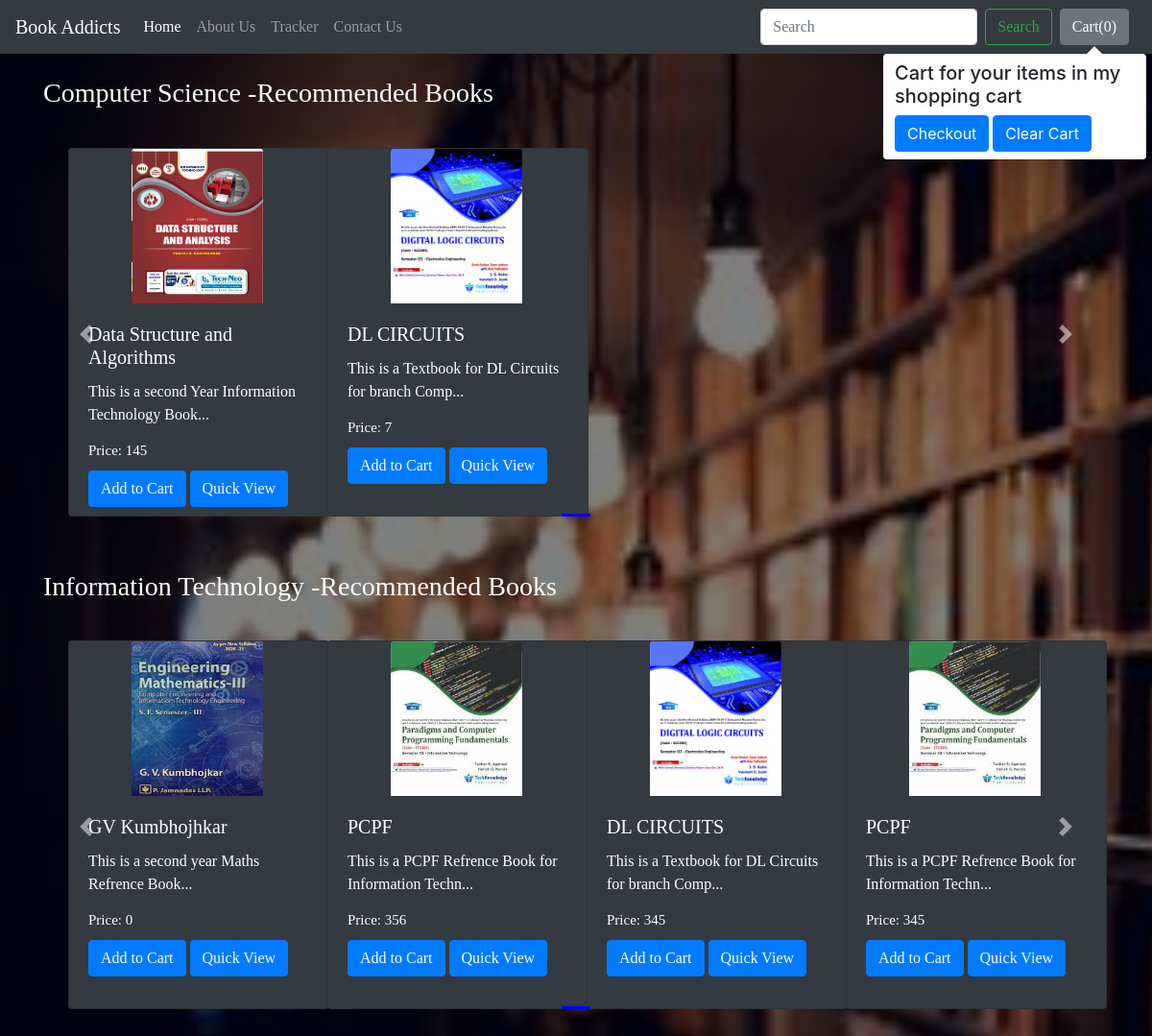
The app's page /shop/ with its own data.
### shop/models.py (models this page shows, shortened)
class Product(models.Model):
    product_id=models.AutoField
    product_name=models.CharField(max_length=50)
    category=models.CharField(max_length=50,default="")
    subcategory=models.CharField(max_length=50,default="")
    price=models.IntegerField(default=0)
    desc=models.CharField(max_length=300)
    pub_date=models.DateField()
    image= models.ImageField(upload_to="shop/images",default="")

### shop/views.py (the view)
# urls.py: path('',views.index)
def index(request):
    allProds=[]
    catprods=Product.objects.values('category','id')
    cats={item['category'] for item in catprods}
    for cat in cats:
        prod=Product.objects.filter(category=cat)
        n = len(prod)
        nSlides = n // 4 + ceil((n / 4) - (n // 4))
        allProds.append([prod,range(1,nSlides),nSlides])
    params={'allProds':allProds}
    return render(request,'shop/index.html', params)

### shop/templates/shop/index.html (shortened to what this page needs)
{% extends 'shop/basic.html' %}
{% block body %}
{% load static %}
  <div class="container">
    {% for product,range, nSlides in allProds %}
    <h3 class="my-4">{{product.0.category}} -Recommended Books</h3>
    <div class="row">
  <div id="demo{{forloop.counter}}" class="col carousel slide my-3" data-ride="carousel">
        <ul class="carousel-indicators">
          <li data-target="#demo{{forloop.counter}}" data-slide-to="0" class="active"></li>
        </ul>
        <div class="container carousel-inner no-padding">
          <div class="carousel-item active">
            {% for i in product %}
            <div class="col-xs-3 col-sm-3 col-md-3">
              <div class="card text-white bg-dark mb-3" style="width: 17rem; height:24rem;">
                <img class="card-img-top" src='/media/{{i.image}}' alt="Card image cap" style="margin-left:65px">
                <div class="card-body">
                  <h5 class="card-title" id="namepr{{i.id}}">{{i.product_name}}</h5>
                  <p class="card-text">{{i.desc|slice:"0:50"}}...</p>
                  <h6 class="card-title" style="font-size: 15px;">Price: <span id="pricepr{{i.id}}">{{i.price}}</span></h6>
                  <span id="divpr{{i.id}}" class="divpr">
                  <button  id="pr{{i.id}}" class="btn btn-primary cart">Add to Cart</button>
                  </span>
                  <a href="/shop/productView/{{i.id}}"><button  id="qv{{i.id}}" class="btn btn-primary cart">Quick View</button></a>
                </div>
              </div>
            </div>
            {% endfor %}
          </div>
        </div>
      </div>
      <a class="carousel-control-prev" href="#demo{{forloop.counter}}" data-slide="prev" >
        <span class="carousel-control-prev-icon" ></span>
      </a>
      <a class="carousel-control-next" href="#demo{{forloop.counter}}" data-slide="next">
        <span class="carousel-control-next-icon"></span>
      </a>
    </div>
    {% endfor %}
      </div>
    {% endblock %}

### shop/templates/shop/basic.html (shortened to what this page needs)
<!doctype html>
<html lang="en">
  <head>
    <link rel="stylesheet" href="https://maxcdn.bootstrapcdn.com/bootstrap/4.0.0/css/bootstrap.min.css">
 </head>
  <body>
    <nav class="navbar navbar-expand-lg navbar-dark bg-dark">
  <a class="navbar-brand" href="/shop">Book Addicts</a>
  <div class="collapse navbar-collapse" id="navbarSupportedContent">
    <ul class="navbar-nav mr-auto">
      <li class="nav-item active">
        <a class="nav-link" href="/shop">Home <span class="sr-only">(current)</span></a>
      </li>
      <li class="nav-item">
        <a class="nav-link" href="/shop/about">About Us</a>
      </li>
        <li class="nav-item">
        <a class="nav-link" href="/shop/tracker">Tracker</a>
      </li>
        <li class="nav-item">
        <a class="nav-link" href="/shop/contact">Contact Us</a>
      </li>
    </ul>
    <form method='get' action='/shop/search/' class="form-inline my-2 my-lg-0">
      <input class="form-control mr-sm-2" type="search" placeholder="Search" aria-label="Search" name="search" id="search">
      <button class="btn btn-outline-success my-2 my-sm-0" type="submit">Search</button>
    </form>
    <button type="button" class="btn btn-secondary mx-2"  id="popcart" data-container="body" data-toggle="popover" data-placement="bottom" data-html="true" data-content="Vivamus
sagittis lacus vel augue laoreet rutrum faucibus.">
  Cart(<span id="cart">0</span>)
    </button>
  </div>
</nav>
{% block body %} {% endblock %}
  </body>
</html>

### records on screen
Product: category "Computer Science", image (picture), product_name "Data Structure and Algorithms", desc "This is a second Year Information Technology Book", price "145"
Product: image (picture), product_name "DL CIRCUITS", desc "This is a Textbook for DL Circuits for branch Comp", price "7"
Product: category "Information Technology", image (picture), product_name "GV Kumbhojhkar", desc "This is a second year Maths Refrence Book", price "0"
Product: image (picture), product_name "PCPF", desc "This is a PCPF Refrence Book for Information Techn", price "356"
Product: image (picture), product_name "DL CIRCUITS", desc "This is a Textbook for DL Circuits for branch Comp", price "345"
Product: image (picture), product_name "PCPF", desc "This is a PCPF Refrence Book for Information Techn", price "345"
